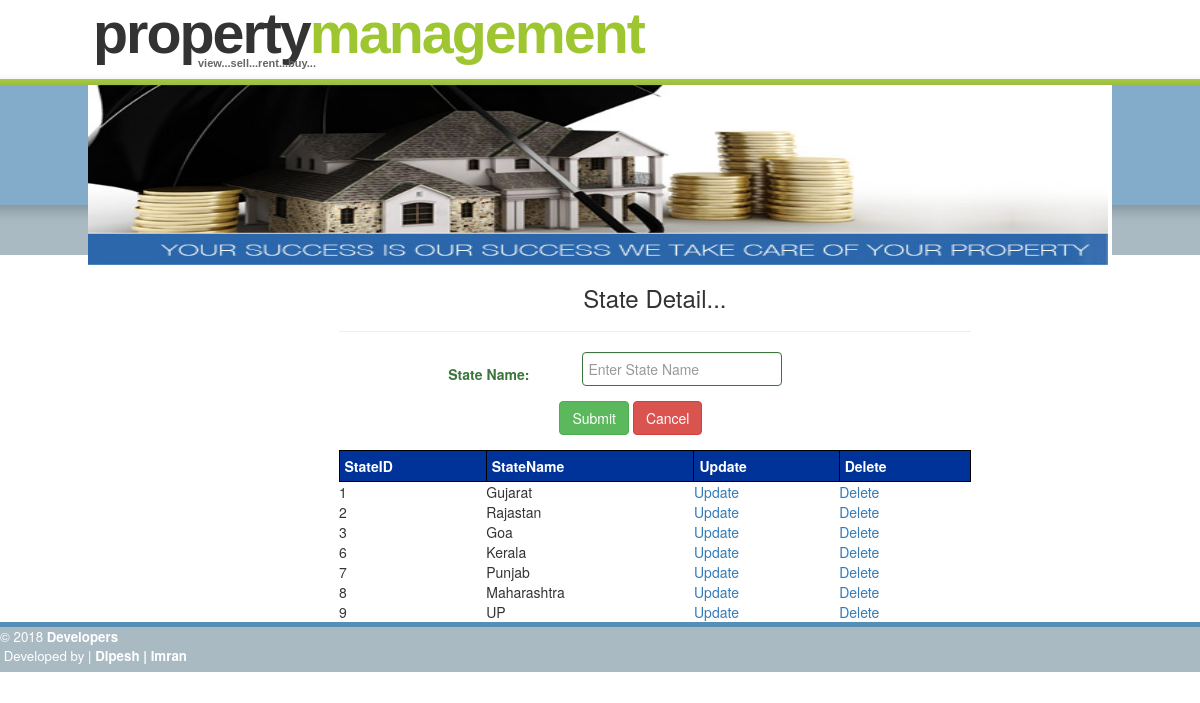
/admin/index.php?page=state.php, run on the app's committed database.
### tables this page shows
CREATE TABLE IF NOT EXISTS `tblstate` (
  `stateid` int(4) NOT NULL AUTO_INCREMENT,
  `statename` varchar(30) NOT NULL,
  PRIMARY KEY (`stateid`)
);

### admin/stategrid.php (the view, shortened to what this page needs)
<!DOCTYPE html PUBLIC "-//W3C//DTD XHTML 1.0 Transitional//EN" "http://www.w3.org/TR/xhtml1/DTD/xhtml1-transitional.dtd">
<html xmlns="http://www.w3.org/1999/xhtml">
<head>
</head>
<?php
$query = "select * from tblstate";
$res = mysql_query($query);
?>
<body>
<table border="1px">
	<tr>
		<th>StateID</th>
		<th>StateName</th>
		<th>Update</th>
		<th>Delete</th>
	</tr>
<?php
	while($row = mysql_fetch_array($res))
	{
		echo "<tr>";
			echo "<td>".$row["stateid"]."</td>";
			echo "<td>".$row["statename"]."</td>";
			echo "<td><a href='index.php?page=stateupdate.php&stateid=".$row["stateid"]."'>Update</a></td>";
			echo "<td><a href='index.php?page=stategrid.php&stateid=".$row["stateid"]."'>Delete</a></td>";
		echo "</tr>";
	}
?>
</table>
</body>
</html>

### admin/images/BrightSide.css (style rules this page uses)
* { padding: 0; margin: 0; }
body { margin: 0; padding: 0; font: .70em/1.5em Verdana, Tahoma, Helvetica, sans-serif; color: #666666; background: #A9BAC3 url(bg.gif) repeat-x; text-align: center; }
a { color: #4284B0; background-color: inherit; text-decoration: none; }
table { border:0px solid black; width:100%; }
table td { border:0px solid black; }
table th { padding:5px; background-color:#003399; color:#FFFFFF; }

### data on the page
tblstate: stateid "1", statename "Gujarat"
tblstate: stateid "2", statename "Rajastan"
tblstate: stateid "3", statename "Goa"
tblstate: stateid "6", statename "Kerala"
tblstate: stateid "7", statename "Punjab"
tblstate: stateid "8", statename "Maharashtra"
tblstate: stateid "9", statename "UP"
